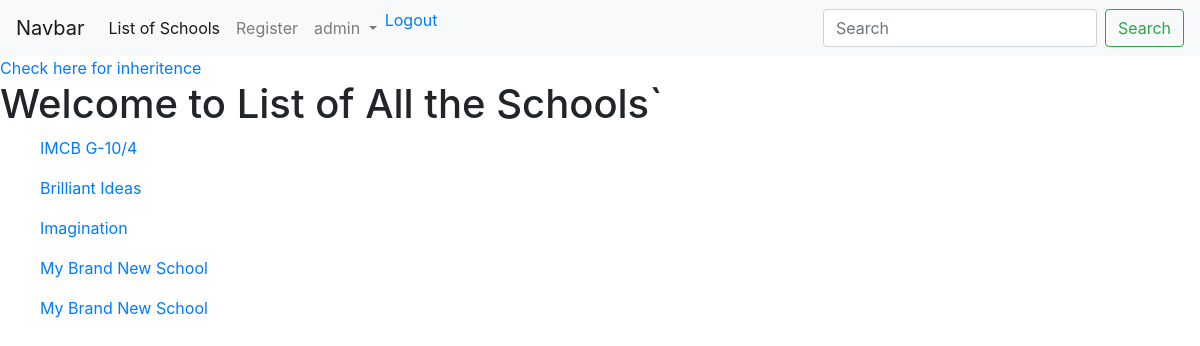
The app's page /first_app/list/ (signed in) with its own data.
### first_app/models.py (models this page shows, shortened)
class School(models.Model):
    name = models.CharField(max_length = 256)
    principal = models.CharField(max_length=256)
    location = models.CharField( max_length=256)

### first_app/views.py (the view)
# urls.py: path('list/',views.SchoolList.as_view(),name = "list"),
class SchoolList(ListView):
    model = models.School#context = school_list
    context_object_name = "school_list"
    template_name='first_app/first_app_list.html'

### templates/first_app/first_app_list.html
{% extends 'first_app/first_app_base.html' %}
{% block body_block %}
<h1>Welcome to List of All the Schools`</h1>
{% for school in school_list %}
<ol>
  <a href="{{ school.id }}">{{ school.name }}</a>
</ol>
{% endfor %}
{% endblock %}

### records on screen
School: name "IMCB G-10/4"
School: name "Brilliant Ideas"
School: name "Imagination"
School: name "My Brand New School"
School: name "My Brand New School"
